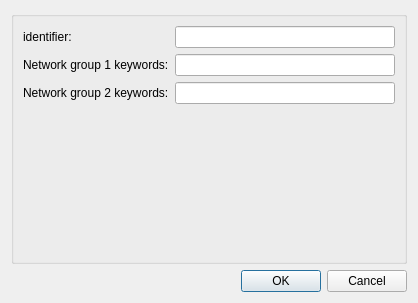
<?xml version="1.0" encoding="UTF-8"?>
<ui version="4.0">
 <class>ConfigureDialog</class>
 <widget class="QDialog" name="ConfigureDialog">
  <property name="geometry">
   <rect>
    <x>0</x>
    <y>0</y>
    <width>418</width>
    <height>303</height>
   </rect>
  </property>
  <property name="windowTitle">
   <string>Configure Segmentation Stitcher</string>
  </property>
  <layout class="QGridLayout" name="gridLayout">
   <item row="0" column="0">
    <widget class="QGroupBox" name="configGroupBox">
     <property name="title">
      <string/>
     </property>
     <layout class="QFormLayout" name="formLayout">
      <item row="0" column="0">
       <widget class="QLabel" name="label0">
        <property name="text">
         <string>identifier:  </string>
        </property>
       </widget>
      </item>
      <item row="0" column="1">
       <widget class="QLineEdit" name="lineEdit0"/>
      </item>
      <item row="2" column="0">
       <widget class="QLabel" name="networkGroup1Keywords_label">
        <property name="text">
         <string>Network group 1 keywords:</string>
        </property>
       </widget>
      </item>
      <item row="2" column="1">
       <widget class="QLineEdit" name="networkGroup1Keywords_lineEdit">
        <property name="toolTip">
         <string>&lt;html&gt;&lt;head/&gt;&lt;body&gt;&lt;p&gt;Segmented networks annotated with any of these comma separated keywords are initially assigned to network group 1, allowing them to be stitched together.&lt;/p&gt;&lt;/body&gt;&lt;/html&gt;</string>
        </property>
       </widget>
      </item>
      <item row="3" column="0">
       <widget class="QLabel" name="networkGroup2Keywords_label">
        <property name="text">
         <string>Network group 2 keywords:</string>
        </property>
       </widget>
      </item>
      <item row="3" column="1">
       <widget class="QLineEdit" name="networkGroup2Keywords_lineEdit">
        <property name="toolTip">
         <string>&lt;html&gt;&lt;head/&gt;&lt;body&gt;&lt;p&gt;Segmented networks annotated with any of these comma separated keywords are initially assigned to network group 2, allowing them to be stitched together.&lt;/p&gt;&lt;/body&gt;&lt;/html&gt;</string>
        </property>
       </widget>
      </item>
     </layout>
    </widget>
   </item>
   <item row="1" column="0">
    <widget class="QDialogButtonBox" name="buttonBox">
     <property name="orientation">
      <enum>Qt::Horizontal</enum>
     </property>
     <property name="standardButtons">
      <set>QDialogButtonBox::Cancel|QDialogButtonBox::Ok</set>
     </property>
    </widget>
   </item>
  </layout>
 </widget>
 <resources/>
 <connections>
  <connection>
   <sender>buttonBox</sender>
   <signal>accepted()</signal>
   <receiver>ConfigureDialog</receiver>
   <slot>accept()</slot>
   <hints>
    <hint type="sourcelabel">
     <x>248</x>
     <y>254</y>
    </hint>
    <hint type="destinationlabel">
     <x>157</x>
     <y>274</y>
    </hint>
   </hints>
  </connection>
  <connection>
   <sender>buttonBox</sender>
   <signal>rejected()</signal>
   <receiver>ConfigureDialog</receiver>
   <slot>reject()</slot>
   <hints>
    <hint type="sourcelabel">
     <x>316</x>
     <y>260</y>
    </hint>
    <hint type="destinationlabel">
     <x>286</x>
     <y>274</y>
    </hint>
   </hints>
  </connection>
 </connections>
</ui>
